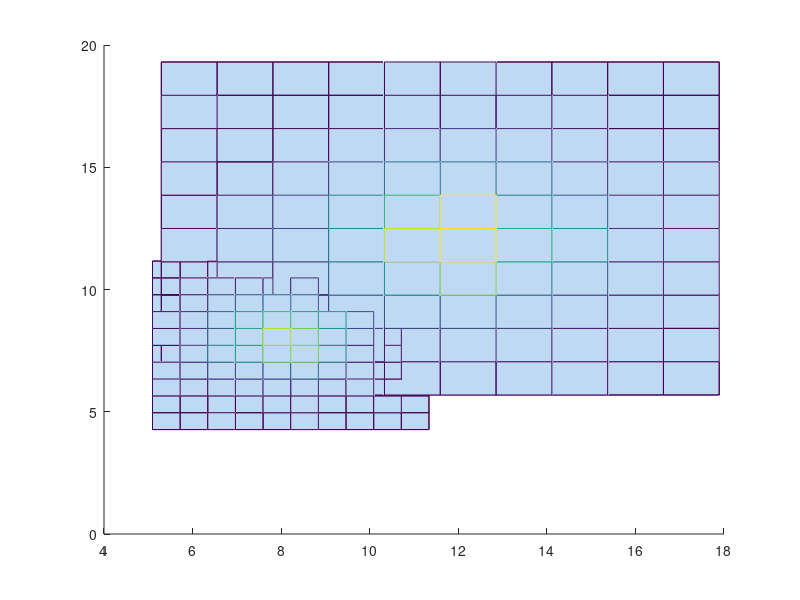

MATLAB code to generate this figure: (Note: this script raises an error after producing the figure.)
close all;
muSaumon = [8 8];
sigmaSaumon = [1 0; 0 1];
muBar = [12 12];
sigmaBar = [4 0; 0 4];
sizeVT = 1000;
sizeVTSaumon = 1000;
sizeVTBar = 1000;
VTSaumon = mvnrnd(muSaumon, sigmaSaumon, sizeVTSaumon);
VTBar = mvnrnd(muBar, sigmaBar, sizeVTBar);

figure('Name','Histo VT');
hold on;
hist3(VTSaumon);
hist3(VTBar);
hold off;

mcost = [0 1 ; 5 0];

nbIter = 100;
sizeTrain = 100;
nbBarErreur = zeros(nbIter);
nbSaumonErreur = zeros(nbIter);
for i=1:nbIter
    
    SaumonIndice = randperm(sizeVTSaumon, sizeVTSaumon);
    BarIndice = randperm(sizeVTBar,sizeVTBar);
    
    TrainSaumonIndice = SaumonIndice(1:sizeTrain);
    TrainBarIndice = BarIndice(1:sizeTrain);
    Train1Saumon = VTSaumon(TrainSaumonIndice,:);
    Train1Bar = VTBar(TrainBarIndice,:);
    muSaumonTrain = mean(TrainSaumon);
    sigmaSaumonTrain = cov(Train1Saumon);
    muBarTrain = mean(TrainBar);
    sigmaBarTrain = cov(Train1Bar);
    
    TestBarIndice =  BarIndice(sizeTrain+1:sizeVTBar);
    TestSaumonIndice =  SaumonIndice(sizeTrain+1:sizeVTSaumon);
    TestBar =  VTBar(TestBarIndice);
    TestSaumon = VTSaumon(TestSaumonIndice);
    
    ResBar = Classif2Bayesien(TestBar,muBarTrain,sigmaBarTrain,muSaumonTrain,sigmaSaumonTrain,mcost, sizeVTBar, sizeVTSaumon);
    ResSaumon = Classif2Bayesien(TestSaumon,muBarTrain,sigmaBarTrain,muSaumonTrain,sigmaSaumonTrain,mcost,sizeVTBar, sizeVTSaumon);
    nbBarErreur(i) = size(ResBar,1)-sum(ResBar);
    nbSaumonErreur(i) = sum(ResSaumon);
end;

erreurmoyenne = (nbBarErreur./length(TestBar) + nbSaumonErreur./length(TestSaumon))./ (length(TestSaumon) + length(TestBar));

figure('Name','Error');
plot(1:1:nbIter,nbBarErreur,'color','g');
hold on;
plot(1:1:nbIter,nbSaumonErreur,'color','b');
plot(1:1:nbIter,erreurmoyenne,'color','r');
hold off;
    

function res = Classif2Bayesien(test,mu1, cov1, mu2, cov2, mcost, size1, size2)
probtest = mvnpdf(test,mu1,cov1) ./ mvnpdf(test,mu2,cov2);

diff1 = mcost(1,2) - mcost(2,2);
diff2 = mcost(2,1) - mcost(1,1);

diff = diff1 / diff2;

res = (probtest > (diff * ((size2/(size1+size2)) / (size1/(size1+size2)))));
end